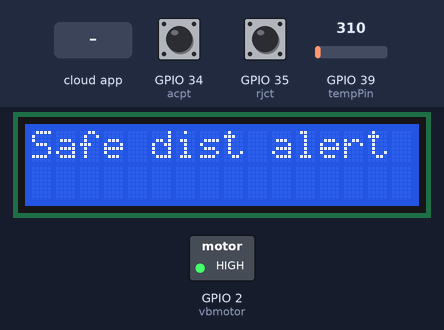
This sketch was run on a simulated ESP32. Shown: 16×2 character LCD, switched loads named in the sketch (green lamp = pin HIGH). The test bench sets the inputs (shaded band); at power-on: GPIO 39 (tempPin) = 310, GPIO 34 (acpt) HIGH, GPIO 35 (rjct) HIGH. WiFi joins after 1.5 s; servers stay silent unless stated; nothing arrives over Bluetooth unless stated; the Firebase database answers and starts empty; a phone connects over Bluetooth LE 3 s after start; what the sketch prints to the serial monitor is not drawn.

Above: at 2.8 s.
2.9 s: the phone or cloud app sets Stat1 to 1
At 5.4 s:
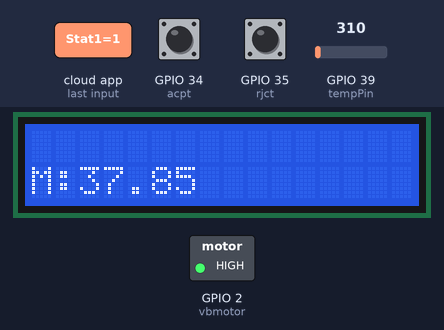
6.0 s: GPIO 39 (tempPin) set to 372
At 7.7 s:
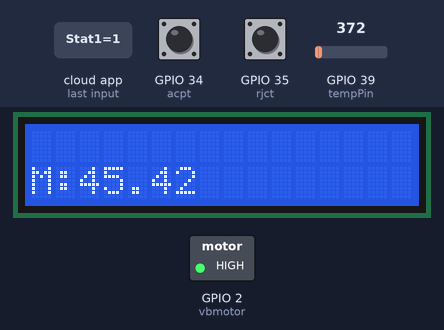
8.6 s: GPIO 34 (acpt) pulled LOW for 1 s
At 12.1 s:
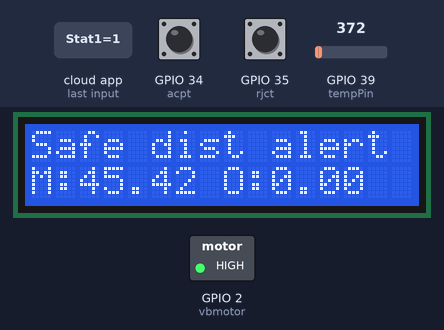
13.1 s: the phone or cloud app sets TEMP1 to 25
At 15.8 s:
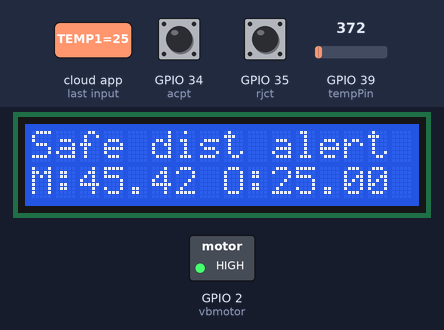
16.4 s: the phone or cloud app sets TEMP1 to 50
At 18.5 s:
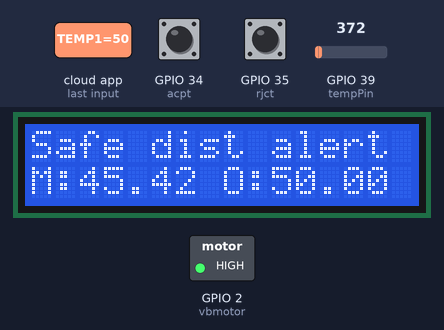
19.7 s: GPIO 39 (tempPin) set to 434
At 20.4 s:
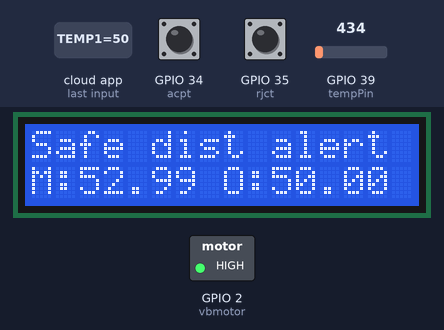
Timing chart, 0 to 22.3 s (numbered marks = the images above; inputs shaded):
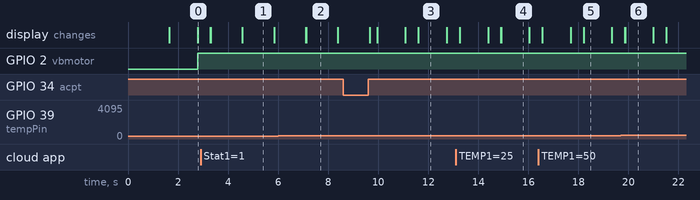

Measured:
- after the input at 6.0 s, the display: first differs from a run without the input after 1.1 s (image 2)
- what the display in image 1 shows lasts 1.2 s, from 4.6 s to 5.8 s
- what the display in image 3 shows lasts 1.1 s, from 11.6 s to 12.7 s

The sketch:

bleBroadcaster.ino
```cpp
#include <BLEDevice.h>
#include <BLEUtils.h>
#include <BLEServer.h>
#include <WiFi.h>
#include <FirebaseESP32.h>
#include <Wire.h>
#include <LiquidCrystal_I2C.h>


#define SERVICE_UUID        "4fafc201-1fb5-459e-8fcc-c5c9c331914b"
#define CHARACTERISTIC_UUID "beb5483e-36e1-4688-b7f5-ea07361b26a8"
#define WIFI_SSID "ENARXI"
#define WIFI_PASSWORD "Enarxi123@"
#define FIREBASE_HOST "https://majestic-10e3f.firebaseio.com/"
#define FIREBASE_AUTH "257xo0NgKT5RtxOtDXtJ00XgsGUAfnKHbmDFLpiU"

int a=0;
float farh2;
float farh1;
float mv;
float cel;
int val;
int tempPin = 39;
int b=0;
int vbmotor = 2;
int acpt = 34;
int rjct =35;
FirebaseData fbdo;
int rssi;
int Stat;
String dev1;
LiquidCrystal_I2C lcd(0x27, 16, 2);
void set_as_broadcaster(void);
void safedistance();
void donothing();
void accepts();
void rejects();
void readtemp();


void setup()
{
  Stat=0;
  pinMode(vbmotor,OUTPUT);
  pinMode(acpt,INPUT_PULLUP);
  pinMode(rjct,INPUT_PULLUP);
  attachInterrupt(digitalPinToInterrupt(acpt), accepts , FALLING);
  attachInterrupt(digitalPinToInterrupt(rjct), rejects , FALLING);
  Serial.begin(115200);
  Serial.println("Starting BLE work!");
  set_as_broadcaster();
  lcd.begin();
  lcd.backlight();

  WiFi.begin(WIFI_SSID, WIFI_PASSWORD);
  Serial.print("Connecting to Wi-Fi");
  while (WiFi.status() != WL_CONNECTED)
  {
    Serial.print(".");
    lcd.setCursor(0,0);
    lcd.print("Not Connected");
    delay(300);
  }
  Serial.println();
  Serial.print("Connected with IP: ");
  lcd.clear();
  lcd.setCursor(0,0);
  lcd.print("Connected");
  Serial.println(WiFi.localIP());
  Serial.println();

  Firebase.begin(FIREBASE_HOST, FIREBASE_AUTH);
  Firebase.reconnectWiFi(true);

}

void loop() {
    readtemp();
    if(Firebase.setFloat(fbdo, "/TEMP2", farh2))
    {
      Serial.print(farh2);
   Serial.println("Success");
   }
   else
   {
    Serial.print("Error in setInt, ");
    Serial.println(fbdo.errorReason());
  }
  if(Firebase.getInt(fbdo, "/RSSI"))
  {
    //Success
      //Serial.println(fbdo.intData());
      rssi = -(fbdo.intData());
      Serial.print(rssi);
      }else{
    //Failed?, get the error reason from fbdo

    Serial.print("Error in getInt, ");
    Serial.println(fbdo.errorReason());
  }

   if(Firebase.getFloat(fbdo, "/TEMP1"))
  {
   farh1=fbdo.floatData();
   Serial.print(farh1);
   Serial.println("Received");
   }
   else
   {
    Serial.print("Error, ");
    Serial.println(fbdo.errorReason());
  }
if(Firebase.getString(fbdo, "/Stat1"))
{
 String checkg = fbdo.stringData();
 Stat = checkg.toInt();
 Serial.println(Stat);
 delay(500);
}
if (Stat == 1){
  if(Firebase.getString(fbdo, "/dev1"))
  {
  cdata();
    }
    else
    {
     Serial.print("Error in getInt, ");
     Serial.println(fbdo.errorReason());
  }
}
if(Stat == 0)
{
if(rssi <=58)
{
  safedistance();
}
if(rssi>58)
{
  donothing();
}
}

if(a == 1)
{
 Firebase.setString(fbdo, "/ans1" ,"Accpeted");
 Firebase.setString(fbdo, "/Stat1","0");
 a=0;
}
if(b == 1)
{
 Firebase.setString(fbdo, "/ans1","Rejected");
 Firebase.setString(fbdo, "/Stat1","0");
 b=0;
}
}


void set_as_broadcaster(void)
{
  BLEDevice::init("ble server");
  //BLEDevice::setPower(ESP_PWR_LVL_P7);
  BLEServer *pServer = BLEDevice::createServer();
  BLEService *pService = pServer->createService(SERVICE_UUID);
  BLECharacteristic *pCharacteristic = pService->createCharacteristic(
                                         CHARACTERISTIC_UUID,
                                         BLECharacteristic::PROPERTY_READ |
                                         BLECharacteristic::PROPERTY_WRITE
                                       );

  pCharacteristic->setValue("Hello World");
  pService->start();
  // BLEAdvertising *pAdvertising = pServer->getAdvertising();  // this still is working for backward compatibility
  BLEAdvertising *pAdvertising = BLEDevice::getAdvertising();
  pAdvertising->addServiceUUID(SERVICE_UUID);
  pAdvertising->setScanResponse(true);
  pAdvertising->setMinPreferred(0x06);  // functions that help with iPhone connections issue
  pAdvertising->setMinPreferred(0x12);
  BLEDevice::startAdvertising();
  Serial.println("Characteristic defined! Now you can read it in your phone!");
}
void safedistance()
{
  lcd.clear();
  lcd.setCursor(0,0);
  lcd.print("Safe dist alert");
  digitalWrite(vbmotor,HIGH);
  delay(500);
  lcd.setCursor(0,1);
  lcd.print("M:");
  lcd.print(farh2);
  lcd.setCursor(6,1);
  lcd.print("  O:");
  lcd.print(farh1);
}
void donothing()
{
  lcd.clear();
  lcd.setCursor(0,0);
  lcd.print("Scaning");
  digitalWrite(vbmotor,LOW);
  delay(500);
}
void cdata()
{
  lcd.clear();
  lcd.setCursor(0,0);
  lcd.print(fbdo.stringData());
}
void accepts(){
  a = 1;
  Serial.println("acpt");
 }
void rejects(){
 b=1;
 Serial.println("rjct");
}
void readtemp()
{
  val = analogRead(tempPin);
  mv = (val*1.221);
  farh2 = mv/10;
  //farh2 = (cel*9)/5 + 32;
  lcd.setCursor(0,1);
  lcd.print("M:");
  lcd.print(farh2);
  delay(10);
}
```
